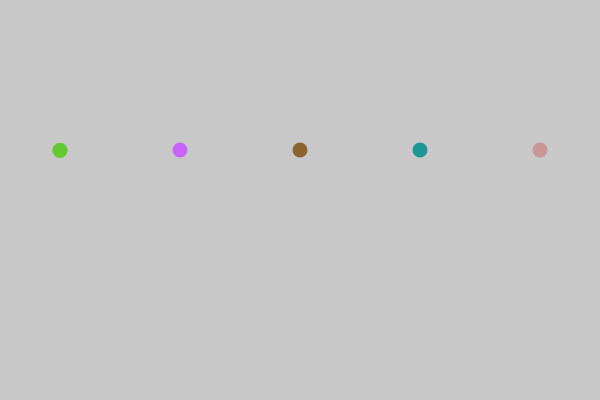
Frame 1 (no input)
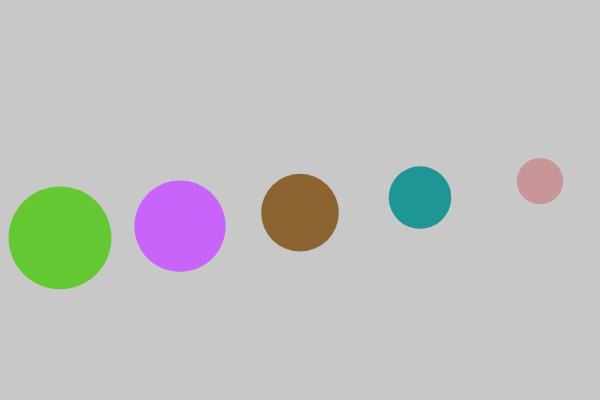
Frame 60 (no input)
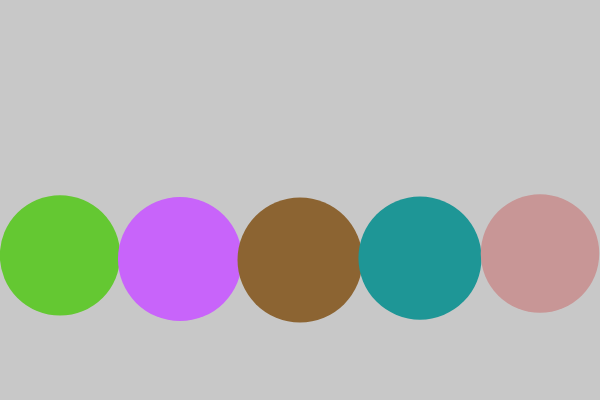
Frame 120 (the mouse pressed at the canvas centre since frame 60)

The p5.js sketch that drew these frames (run headless with seeded random() and noise() and a simulated clock; from frame 60 on, the mouse is pressed at the canvas centre):

// p5.js sketch
// ── sketch.js
// LOADING ANIMATION
var diam = 15;
var ascender = 0;

var howManyCircles = 5;

//Seting up the canvas
var w =600;
var h =400;
function setup () {
	createCanvas(w, h);
}


//Drawing the canvas
function draw (){
	background(200);
	oscEllipse(100, 200, 50,  circleNumber(1), 1);
	oscEllipse(200, 100, 250, circleNumber(2), 2);
	oscEllipse(140, 100, 50,  circleNumber(3), 3);
	oscEllipse(30,  150, 150, circleNumber(4), 4);
	oscEllipse(200,  150, 150,circleNumber(5), 5);
}


//Calculating where to position the circle
function circleNumber(n) {
	var x = n * w/howManyCircles - w/(2*howManyCircles);
	return x;
}


//Drawing the oscillating ellipses on the canvas
function oscEllipse(rNum, gNum, bNum, xDist, delay) {
	var slow = 20 * 16;

	//waking it expand and contract
	var sizeIncr = 110;
	//var slowdown = 20*4;
	ascender ++;

	var delayAmt = 52;
	var delayAggr = (delay-1) * delayAmt;
	var ascenderZero = ascender - delayAggr;

	var increment = abs(sin(ascenderZero/slow)) * sizeIncr ;
	var incrY = 0;

	//starting size of the circle
	if (ascender > delayAggr){
		var incrD = diam + increment;
		incrY += increment
	}else{
		var incrD = diam;
	}

	//drawing the iniatail circle
	noStroke();
	fill(rNum, gNum, bNum);
	ellipse(xDist, 150 + incrY, incrD, incrD);



	//console.log(incrD);
}

// ── sketch1.js
///REMOVE the SLOOWWW

var diam = 15;
var ascender = 0;

var howManyCircles = 4;

//Seting up the canvas
var w =400;
var h =400;
function setup () {
	createCanvas(w, h);
}


//Drawing the canvas
function draw (){
	background(200);
	oscEllipse(100, 200, 50,  circleNumber(1), 20 * 16);
	oscEllipse(200, 100, 250, circleNumber(2), 20 * 10);
	oscEllipse(140, 100, 50,  circleNumber(3), 20 * 08);
	oscEllipse(30,  150, 150, circleNumber(4), 20 * 06);
}


//Calculating where to position the circle
function circleNumber(n) {
	var x = n * w/howManyCircles - w/(2*howManyCircles);
	return x;
}


//Drawing the oscillating ellipses on the canvas
function oscEllipse(rNum, gNum, bNum, xDist, slow) {
	//waking it expand and contract
	var sizeIncr = 50;
	//var slowdown = 20*4;
	var increment = abs(sin(ascender/slow)) * sizeIncr ;
	ascender ++;

	//starting size of the circle
	var incrD = diam + increment;

	//drawing the iniatail circle
	fill(rNum, gNum, bNum);
	ellipse(xDist, 300, incrD, incrD);


	//console.log(incrD);
}


function rippleEllipses () {

}
// ── sketch2.js
///REMOVE the SLOOWWW

var diam = 35;
var ascender = 0;

var howManyCircles = 5;

//Seting up the canvas
var w =600;
var h =400;
function setup () {
	createCanvas(w, h);
}


//Drawing the canvas
function draw (){
	background(200);
	oscEllipse(100, 200, 50,  circleNumber(1), 1);
	oscEllipse(200, 100, 250, circleNumber(2), 2);
	oscEllipse(140, 100, 50,  circleNumber(3), 3);
	oscEllipse(30,  150, 150, circleNumber(4), 4);
	oscEllipse(200,  150, 150,circleNumber(5), 5);
}


//Calculating where to position the circle
function circleNumber(n) {
	var x = n * w/howManyCircles - w/(2*howManyCircles);
	return x;
}


//Drawing the oscillating ellipses on the canvas
function oscEllipse(rNum, gNum, bNum, xDist, delay) {
	var slow = 20 * 5.2;

	//waking it expand and contract
	var sizeIncr = 90;
	//var slowdown = 20*4;
	ascender ++;

	var delayAmt = 30;
	var delayAggr = (delay-1) * delayAmt;
	var ascenderZero = ascender - delayAggr;

	var increment = abs(sin(ascenderZero/slow)) * sizeIncr ;

	//starting size of the circle
	if (ascender > delayAggr){
		var incrD = diam + increment;
	}else{
		var incrD = diam;
	}

	//drawing the iniatail circle
	noStroke();
	fill(rNum, gNum, bNum);
	ellipse(xDist, 300, incrD, incrD);



	//console.log(incrD);
}


function rippleEllipses () {

}
